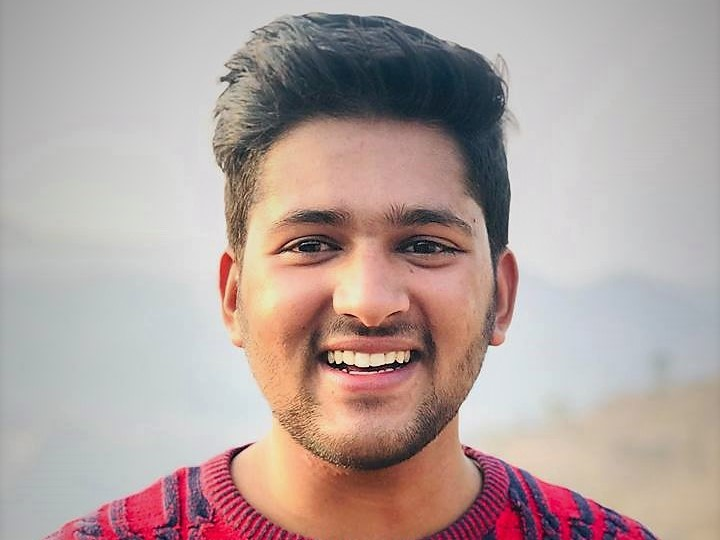
#> input picture Lab 2/rn.jpg, 720 x 540 px
$ jupyter execute lab2.ipynb
#> lines starting #> are read from the running program, lines starting #| are printed output that depends on the picture; after the words box and inside, x2 and y2 are one past the last pixel; in counts of white or black regions, pixels touching at a corner belong together
### Image Smoothing or Image Blurring

[cell 1]
import cv2

img = cv2.imread('rn.jpg')
#> img is the input picture: shape (540, 720, 3); mean B, G, R 159.5, 163.2, 180.3
smooth_img = cv2.boxFilter(img, -1, (5, 5))
gaussian_blur = cv2.GaussianBlur(img,(5,5),0)
median_filter = cv2.medianBlur(img, 7)
cv2.imshow('Original image', img)
cv2.imshow('Box Filter', smooth_img)
cv2.imshow('Gaussian Blur', gaussian_blur)
cv2.imshow('Median Blur', median_filter)
cv2.waitKey(0)
cv2.destroyAllWindows()

### Averaging in multidimensional matrix

[cell 2]
import cv2

img = cv2.imread('rn.jpg', 0)
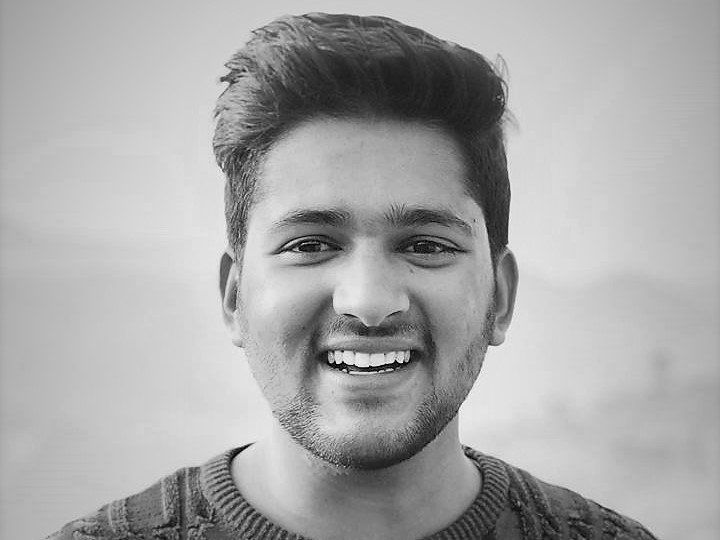
#> img: shape (540, 720); min 0, max 252, mean 167.9
img_blur3 = cv2.blur(img, (3, 3))
img_blur7 = cv2.blur(img, (7, 7))
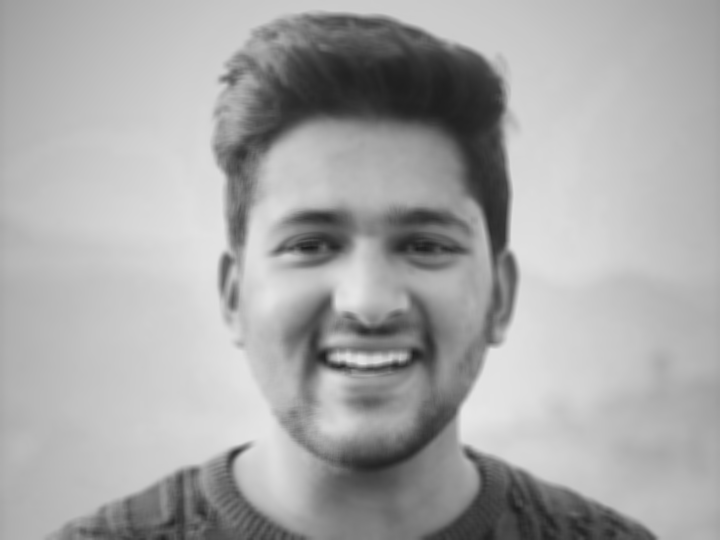
#> img_blur7: shape (540, 720); min 26, max 231, mean 167.9
bilateral_blur = cv2.bilateralFilter(img, 9, 50, 10)
cv2.imshow('Original image', img)
cv2.imshow('Image blur 3', img_blur3)
cv2.imshow('Image blur 7', img_blur7)
cv2.imshow('Bilateral blur', bilateral_blur)
cv2.waitKey(0)
cv2.destroyAllWindows()

### Opening and Closing of Image

[cell 3]
import cv2

img = cv2.imread('dot.jpg', 0)
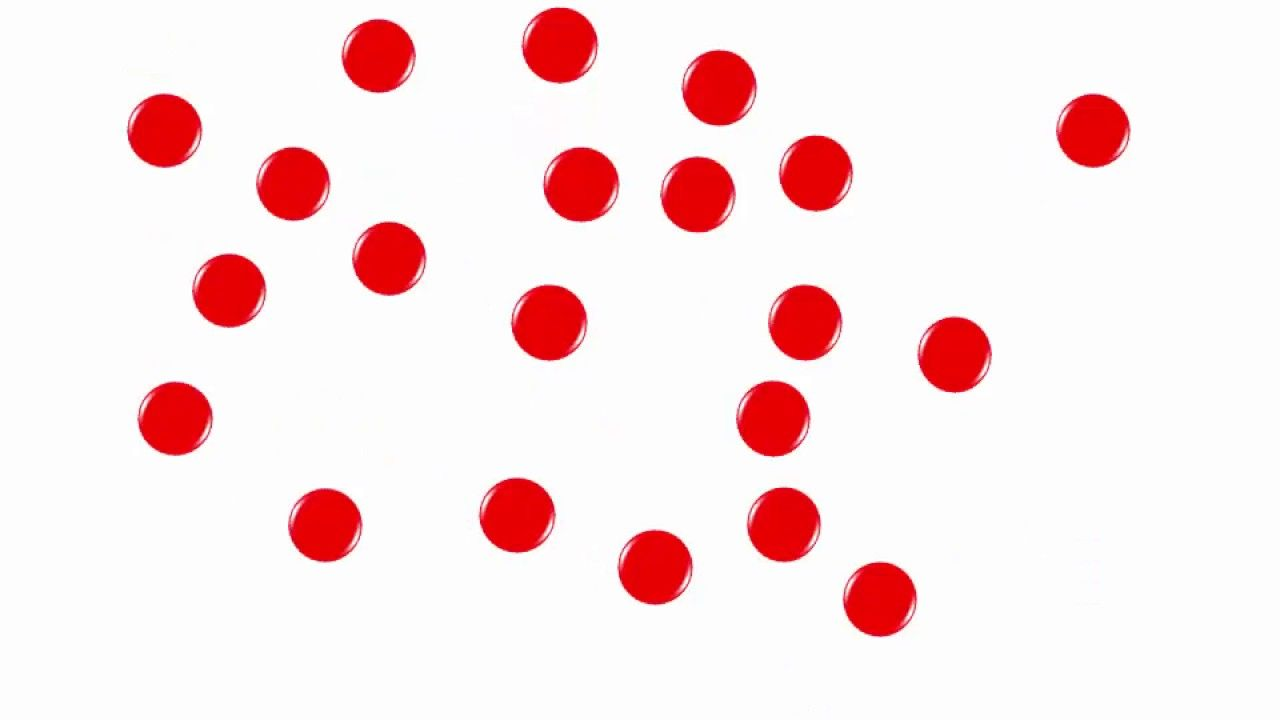
#> input picture Lab 2/dot.jpg, 1280 x 720 px
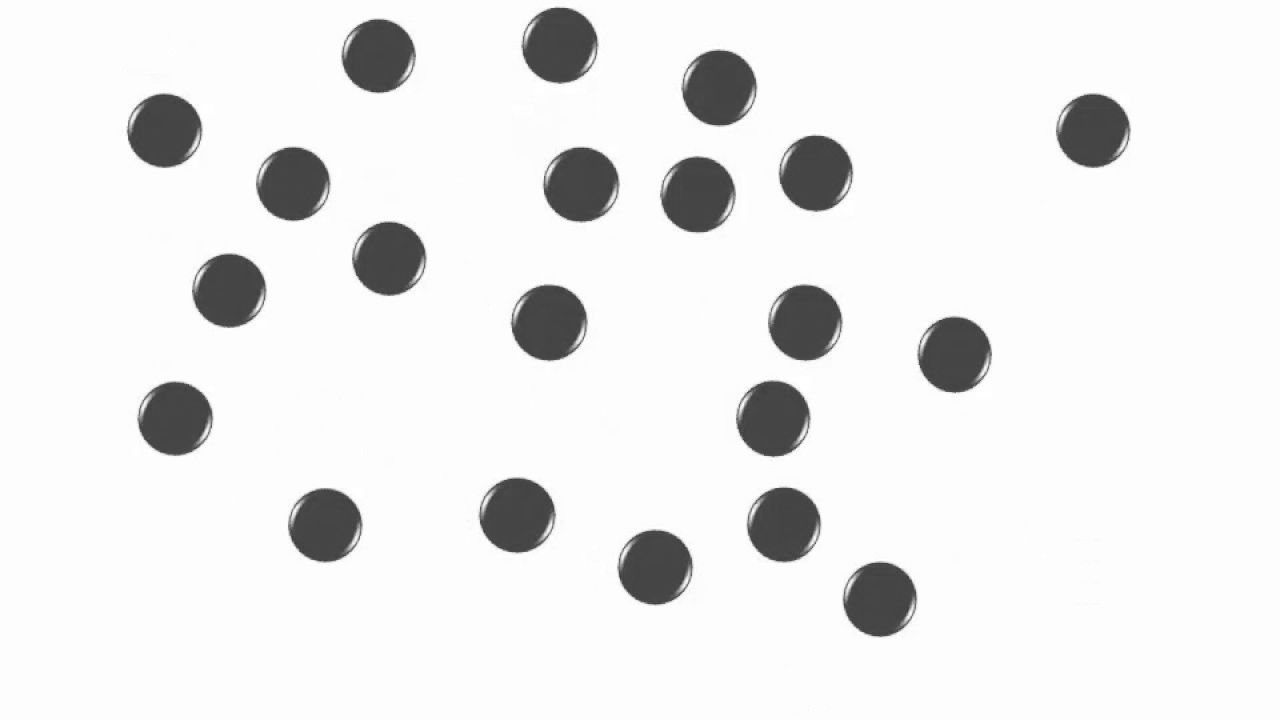
#> img: shape (720, 1280); min 49, max 255, mean 235.5
# masking
_, mask = cv2.threshold(img, 200, 255, cv2.THRESH_BINARY_INV)
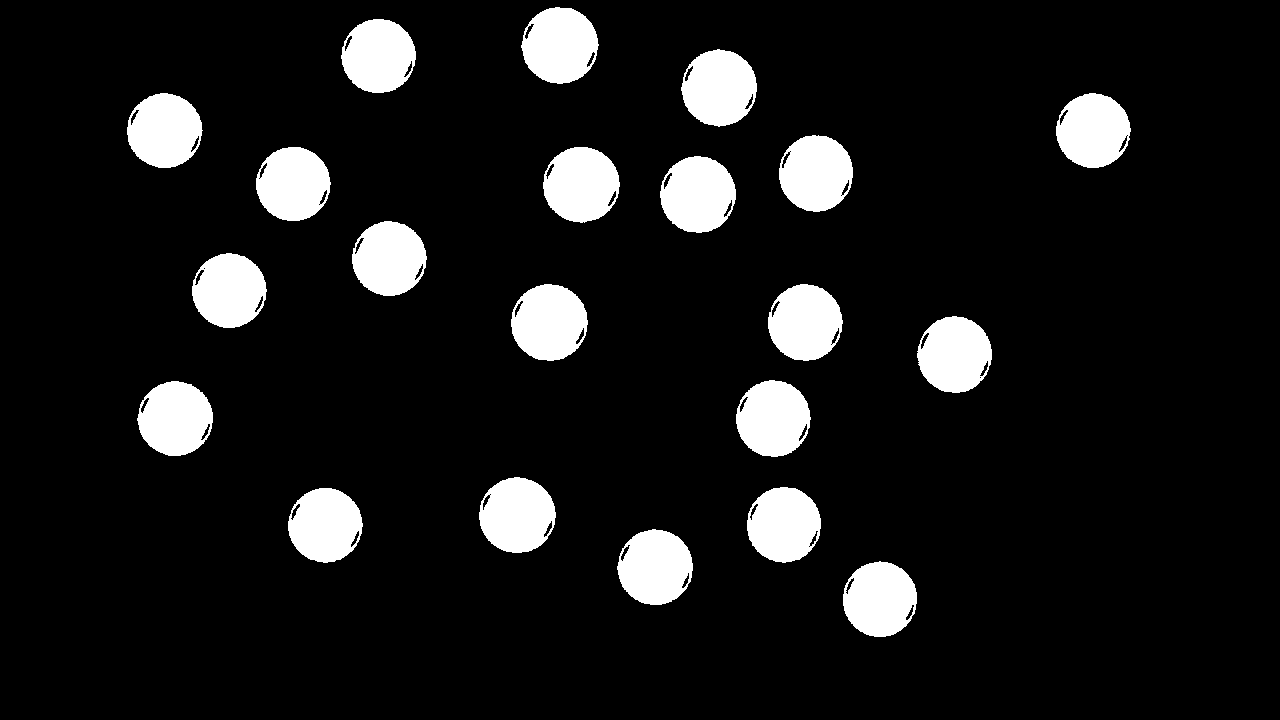
#> mask: shape (720, 1280); 9.9% white; 21 white regions, largest, box (x1, y1, x2, y2) and area: (511, 284, 588, 361) 4530, (521, 7, 599, 84) 4515, (660, 156, 736, 233) 4462
_, mask1 = cv2.threshold(img, 200, 255, cv2.THRESH_BINARY)
# dilation: remove black spot upon white
# img_dilate = cv2.dilate(mask, (2, 2), iterations = 10)
# erosion : remove white spot upon black
# img_erode = cv2.erode(mask1, (2, 2), iterations = 10)
# opening: erosion followed by dilation
img_opening = cv2.morphologyEx(mask1, cv2.MORPH_OPEN, (3, 3), iterations = 10)
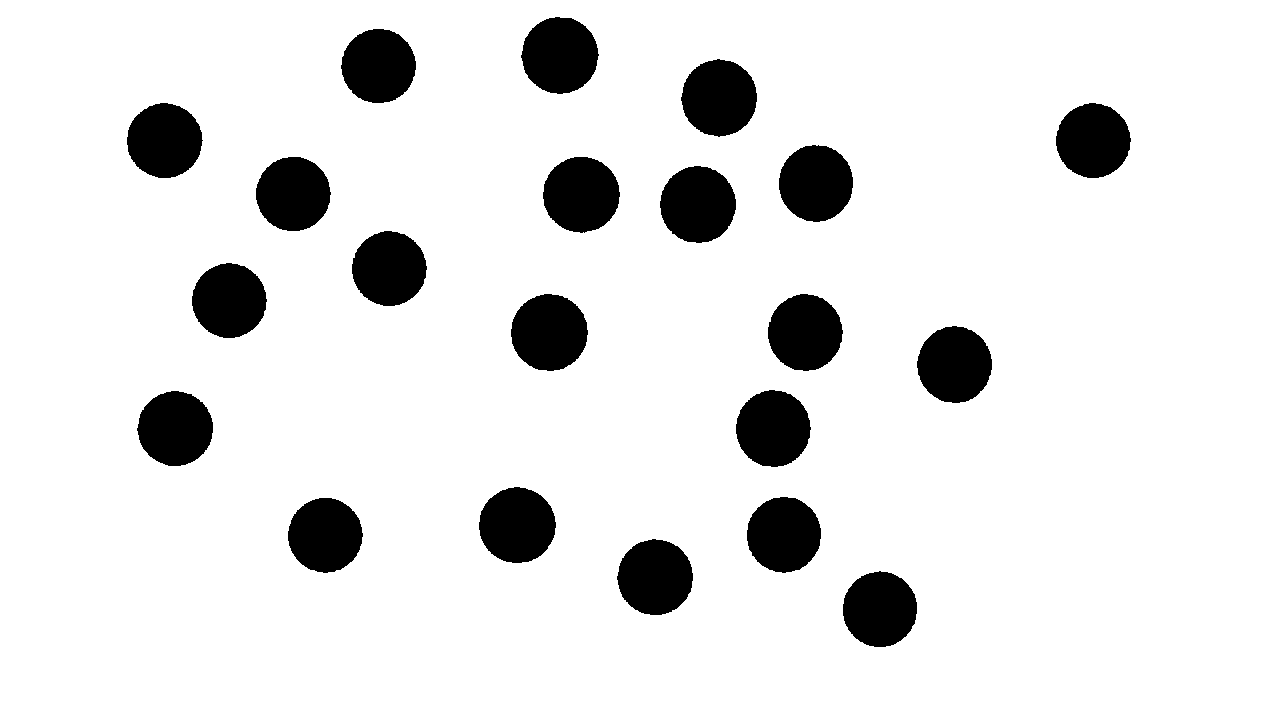
#> img_opening: shape (720, 1280); 89.9% white; 21 black regions, largest, box (x1, y1, x2, y2) and area: (511, 294, 588, 371) 4616, (521, 17, 599, 94) 4601, (660, 166, 736, 243) 4551
# closing: dilation followed by erosion
img_closing = cv2.morphologyEx(mask, cv2.MORPH_CLOSE, (3, 3), iterations = 10)
cv2.imshow('Original image', img)
cv2.imshow('Opening of image', img_opening)
cv2.imshow('Closing of image', img_closing)
cv2.waitKey(0)
cv2.destroyAllWindows()
